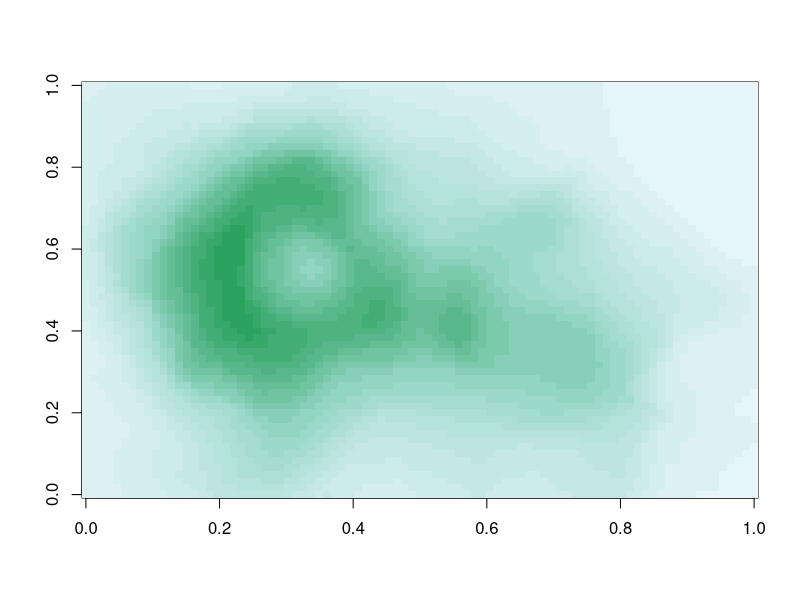
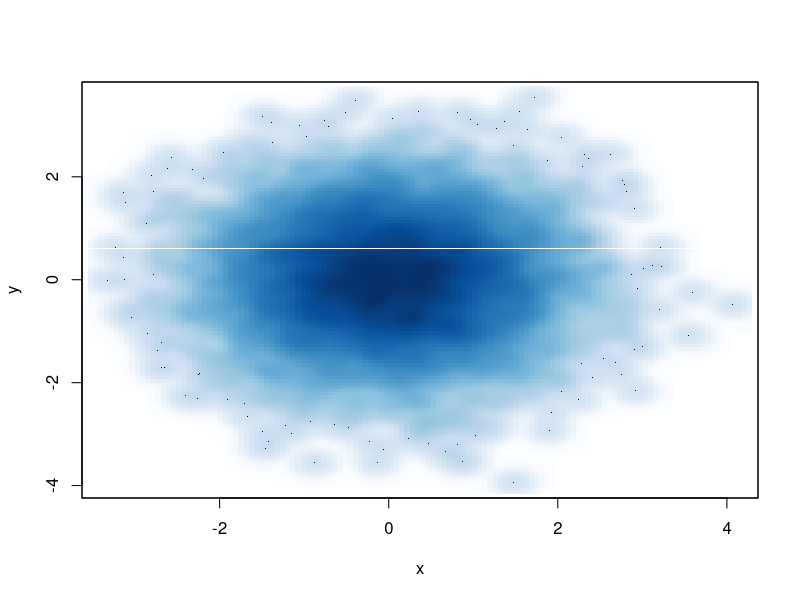
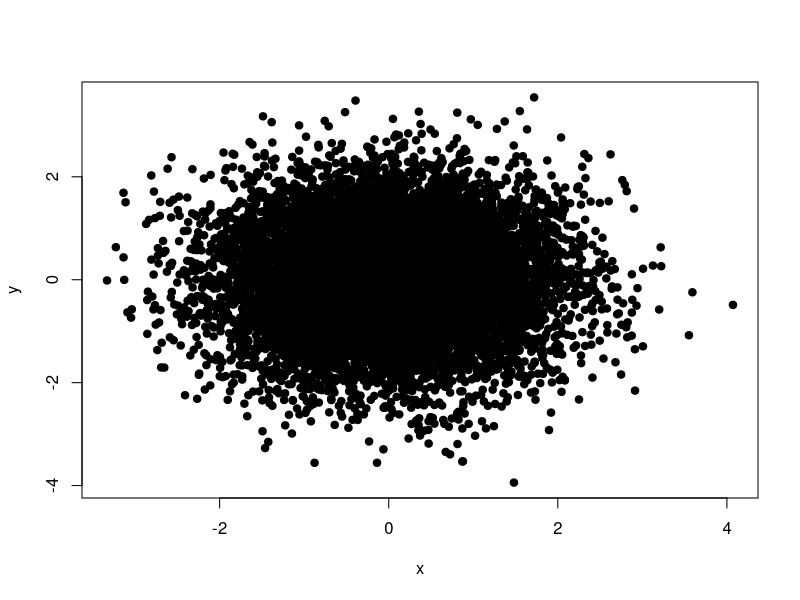
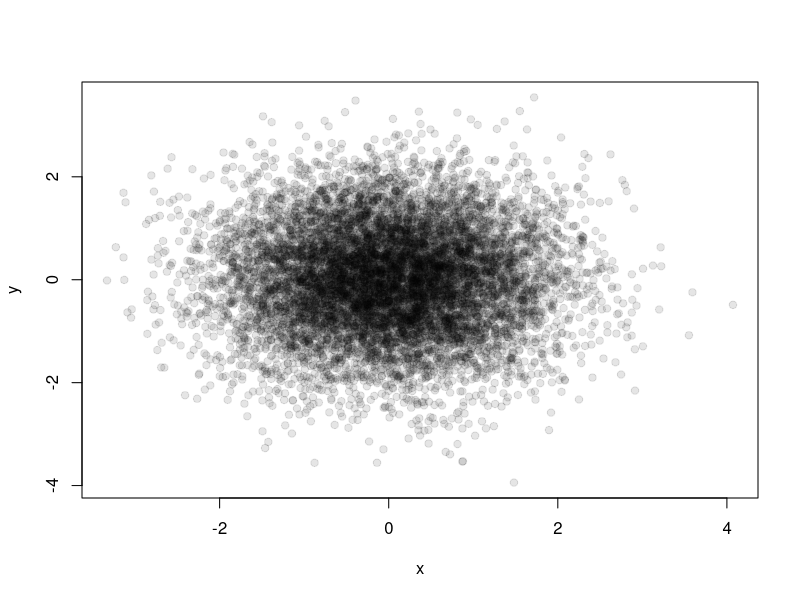

These charts were generated, in order, by the following R code:
library(grDevices)

pal = colorRamp(c('red', 'blue'))

pal(0)
pal(1)
pal(0.5)
pal(10)  # returns three NA's!!!... the spectrum can only be weighted between 0 and 1
pal(.03)


pal(c(0, .1, .2, 1))
pal(seq(0, 1, len=10))


pal = colorRampPalette(c("red", "yellow"))
pal(2)
pal(10) # Interpolation normalized over the amount of colors specified


# RColorBrewer lets us create our own color palettes
library(RColorBrewer)

cols = brewer.pal(3, "BuGn")    #returns a vectors of colors from the template we spcified
cols

pal = colorRampPalette(cols)
image(volcano, col=pal(20))


x = rnorm(10000)
y = rnorm(10000)
smoothScatter(x, y)


rgb(0, .2, 1)
rgb(0, .2, 1, .4)
plot(x, y, pch=19)

#alpha-ize!
plot(x, y, pch=19, col=rgb(0, 0, 0, 0.1))
